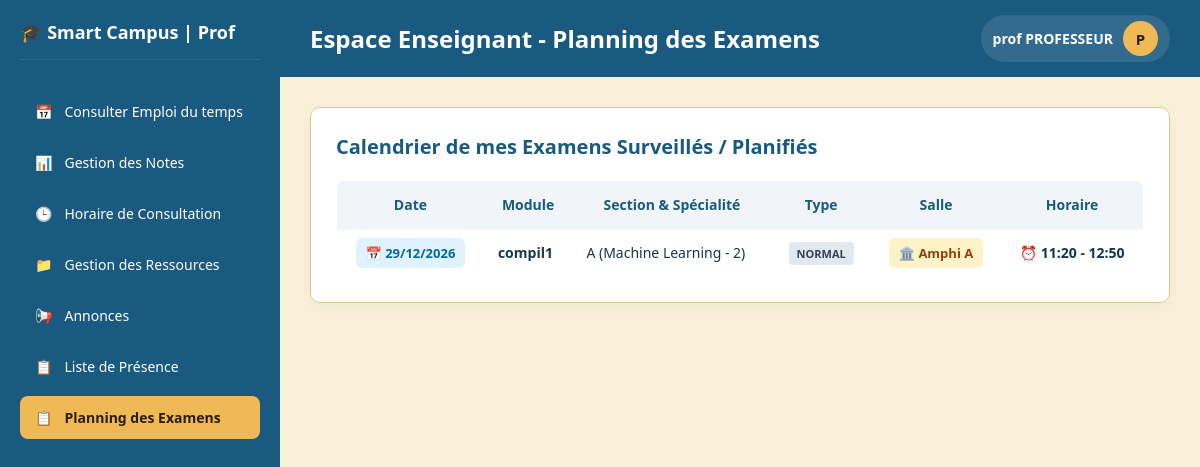
/prof_planning_examens.php (signed in), run on the app's committed database.
### tables this page shows
CREATE TABLE `exam` (
  `id_exam` int(11) NOT NULL,
  `id_mod` int(11) NOT NULL,
  `id_sec` int(11) NOT NULL,
  `id_prof` int(11) NOT NULL,
  `id_salle` int(11) DEFAULT NULL,
  `type_exam` enum('normal','rattrapage') NOT NULL DEFAULT 'normal',
  `dateEx` date NOT NULL,
  `heurD` time DEFAULT NULL,
  `heurF` time DEFAULT NULL
);

CREATE TABLE `module` (
  `id_mod` int(11) NOT NULL,
  `Nom_mod` varchar(100) NOT NULL
);

CREATE TABLE `section` (
  `id_Sec` int(11) NOT NULL,
  `nom_sec` varchar(100) NOT NULL,
  `id_sp` int(11) DEFAULT NULL,
  `nombre_groupes` int(11) DEFAULT 4
);

CREATE TABLE `specialite` (
  `id_sp` int(11) NOT NULL,
  `NomSp` varchar(100) NOT NULL,
  `id_Dep` int(11) DEFAULT NULL,
  `annee` int(11) NOT NULL
);

CREATE TABLE `salle` (
  `id_salle` int(11) NOT NULL,
  `nom_salle` varchar(50) NOT NULL,
  `capacite` int(11) DEFAULT NULL,
  `typeSalle` varchar(15) NOT NULL DEFAULT 'salle_cours'
);

### prof_planning_examens.php (the view, shortened to what this page needs)
<?php
$host = 'localhost';
$db   = 'smart_campus';
$user = 'root';
$pass = '';
$id_prof_session = $_SESSION['id_user'];
$nom_prof = $_SESSION['nom'] ?? 'Enseignant';
$prenom_prof = $_SESSION['prenom'] ?? '';
$examens = [];
try {
    $pdo = new PDO("mysql:host=$host;dbname=$db;charset=utf8mb4", $user, $pass);
    $pdo->setAttribute(PDO::ATTR_ERRMODE, PDO::ERRMODE_EXCEPTION);
    $stmt_p = $pdo->prepare("SELECT id_prof FROM prof WHERE id_user = ?");
    $stmt_p->execute([$id_prof_session]);
    $prof_data = $stmt_p->fetch(PDO::FETCH_ASSOC);
    $id_prof = $prof_data['id_prof'] ?? null;
    $stmt_exams = $pdo->prepare("
        SELECT ex.*, m.nom_mod, sec.nom_sec, sp.NomSp, sp.annee, sl.nom_salle
        FROM exam ex
        JOIN module m ON ex.id_mod = m.id_mod
        JOIN section sec ON ex.id_sec = sec.id_Sec
        LEFT JOIN specialite sp ON sec.id_sp = sp.id_sp
        LEFT JOIN salle sl ON ex.id_salle = sl.id_salle
        WHERE ex.id_prof = ?
        ORDER BY ex.dateEx ASC, ex.heurD ASC
    ");
    $stmt_exams->execute([$id_prof]);
    $examens = $stmt_exams->fetchAll(PDO::FETCH_ASSOC);
} catch (Exception $e) {
    $error = "Erreur lors du chargement des examens : " . $e->getMessage();
}
?>
<!DOCTYPE html>
<html lang="fr">
<head>
</head>
<body>
    <div class="sidebar">
        <div class="sidebar-top">
            <div class="logo-area"><span>🎓 Smart Campus | Prof</span></div>
            <div class="menu">
                <a href="prof_dashboard.php" class="menu-item"><span>📅</span> Consulter Emploi du temps</a>
                <a href="prof_gestion_notes.php" class="menu-item"><span>📊</span> Gestion des Notes</a>
                <a href="prof_horaires_consultation.php" class="menu-item"><span>🕒</span> Horaire de Consultation</a>
                <a href="prof_ressources_pedagogiques.php" class="menu-item"><span>📁</span> Gestion des Ressources</a>
                <a href="prof_annonces.php" class="menu-item"><span>📢</span> Annonces</a>
                <a href="prof_presence.php" class="menu-item "><span>📋</span> Liste de Présence</a>
                <a href="prof_planning_examens.php" class="menu-item active"><span>📋</span> Planning des Examens</a>
            </div>
        </div>
    </div>
    <div class="main-content">
        <div class="top-navbar">
            <h2>Espace Enseignant - Planning des Examens</h2>
            <div class="user-menu-container" onclick="toggleUserMenu(event)">
                <div class="user-profile">
                    <span><strong><?php echo htmlspecialchars($prenom_prof . ' ' . $nom_prof); ?></strong></span>
                    <div class="user-avatar"><?php echo strtoupper(substr($prenom_prof, 0, 1)); ?></div>
                </div>
            </div>
        </div>
        <div class="content-body">
            <div class="card">
                <h3 class="page-title">Calendrier de mes Examens Surveillés / Planifiés</h3>
                <table class="exam-table">
                    <thead>
                        <tr>
                            <th>Date</th>
                            <th>Module</th>
                            <th>Section & Spécialité</th>
                            <th>Type</th>
                            <th>Salle</th>
                            <th>Horaire</th>
                        </tr>
                    </thead>
                    <tbody>
                        <?php if (!empty($examens)): ?>
                            <?php foreach ($examens as $ex): ?>
                                <tr>
                                    <td><span class="badge-date">📅 <?php echo date('d/m/Y', strtotime($ex['dateEx'])); ?></span></td>
                                    <td><strong><?php echo htmlspecialchars($ex['nom_mod']); ?></strong></td>
                                    <td><?php echo htmlspecialchars(($ex['nom_sec'] ?? 'Section') . ' (' . ($ex['NomSp'] ?? 'N/A') . ' - ' . ($ex['annee'] ?? '') . ')'); ?></td>
                                    <td><span class="badge-type"><?php echo htmlspecialchars($ex['type_exam']); ?></span></td>
                                    <td><span class="badge-salle">🏛️ <?php echo htmlspecialchars($ex['nom_salle'] ?? 'Salle ' . $ex['id_salle']); ?></span></td>
                                    <td><strong>⏰ <?php echo date('H:i', strtotime($ex['heurD'])) . ' - ' . date('H:i', strtotime($ex['heurF'])); ?></strong></td>
                                </tr>
                            <?php endforeach; ?>
                        <?php else: ?>
                            <tr>
                                <td colspan="6" style="text-align: center; color: #777; padding: 25px;">Aucun examen planifié pour vous pour le moment.</td>
                            </tr>
                        <?php endif; ?>
                    </tbody>
                </table>
            </div>
        </div>
    </div>
</body>
</html>

### prof_planning_examens.php (style rules this page uses)
:root { --header: #1B5A80; --menu: #226B94; --on-blue: #FFFFFF; --accent: #F0B955; --on-accent: #2A1D00; --bg: #F8F0D8; --card: #FFFFFF; --border: #E0C98A; --text: #16384D; }
* { box-sizing: border-box; margin: 0; padding: 0; font-family: 'Segoe UI', Tahoma, Geneva, Verdana, sans-serif; }
body { background-color: var(--bg); color: var(--text); display: flex; height: 100vh; overflow: hidden; }
.sidebar { width: 280px; background-color: var(--header); display: flex; flex-direction: column; justify-content: space-between; padding: 20px; }
.logo-area { color: var(--on-blue); font-size: 18px; font-weight: bold; margin-bottom: 30px; padding-bottom: 15px; border-bottom: 1px solid rgba(255,255,255,0.1); }
.menu { display: flex; flex-direction: column; gap: 8px; }
.menu-item { color: var(--on-blue); padding: 12px 15px; border-radius: 8px; text-decoration: none; font-size: 14px; font-weight: 500; display: flex; align-items: center; gap: 12px; transition: 0.2s; }
.menu-item:hover, .menu-item.active { background-color: var(--accent); color: var(--on-accent); font-weight: 600; }
.main-content { flex: 1; display: flex; flex-direction: column; overflow-y: auto; }
.top-navbar { background-color: var(--header); color: var(--on-blue); padding: 15px 30px; display: flex; justify-content: space-between; align-items: center; }
.content-body { padding: 30px; max-width: 1200px; margin: 0 auto; width: 100%; }
.card { background-color: var(--card); border: 1px solid var(--border); border-radius: 10px; padding: 25px; box-shadow: 0 4px 12px rgba(27,90,128,0.04); margin-bottom: 25px; }
.page-title { color: var(--header); font-size: 20px; font-weight: 700; margin-bottom: 20px; }
table.exam-table { width: 100%; border-collapse: collapse; margin-top: 15px; background: white; border-radius: 8px; overflow: hidden; border: 1px solid var(--border); }
th, td { padding: 14px; text-align: left; font-size: 14px; border-bottom: 1px solid #eee; }
th { background-color: #f1f5f9; color: var(--header); font-weight: 600; text-align: center; }
td { text-align: center; }
td:nth-child(2), td:nth-child(3) { text-align: left; }
.badge-date { background: #e0f2fe; color: #0369a1; padding: 6px 10px; border-radius: 6px; font-weight: 600; font-size: 13px; }
.badge-salle { background: #fef3c7; color: #92400e; padding: 6px 10px; border-radius: 6px; font-weight: 600; font-size: 13px; }
.badge-type { background: #e2e8f0; color: #334155; padding: 4px 8px; border-radius: 4px; font-size: 11px; font-weight: 600; text-transform: uppercase; }
.user-menu-container { position: relative; cursor: pointer; }
.user-profile { display: flex; align-items: center; gap: 10px; background: rgba(255, 255, 255, 0.1); padding: 6px 12px; border-radius: 30px; }
.user-profile span { color: var(--on-blue); font-size: 14px; }
.user-avatar { width: 35px; height: 35px; background-color: var(--accent); color: var(--on-accent); border-radius: 50%; display: flex; align-items: center; justify-content: center; font-weight: bold; font-size: 15px; }

### data on the page
exam: dateEx "29/12/2026", id_mod.Nom_mod "compil1", id_sec.annee "A (Machine Learning - 2)", type_exam "NORMAL", id_salle.nom_salle "Amphi A", heurD "11:20", heurF "12:50"

### other printed values
$prenom_prof . ' ' . $nom_prof "prof PROFESSEUR"
substr($prenom_prof, 0, 1) "P"
